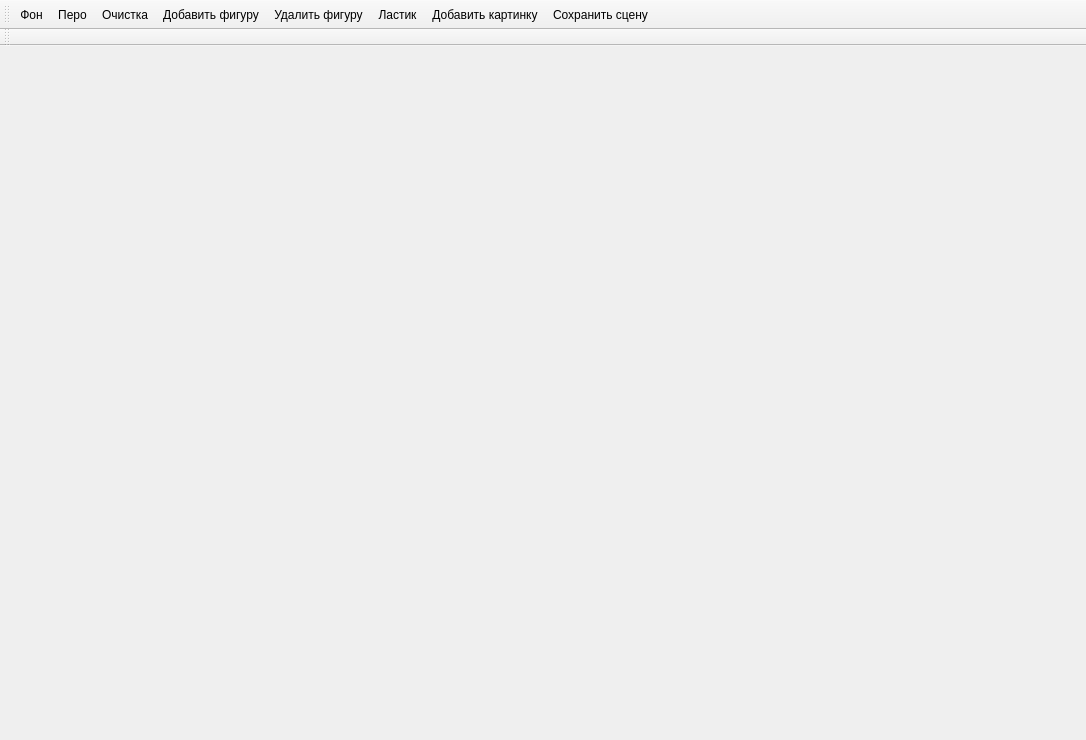
<?xml version="1.0" encoding="UTF-8"?>
<ui version="4.0">
 <class>GraphicsEditor</class>
 <widget class="QMainWindow" name="GraphicsEditor">
  <property name="geometry">
   <rect>
    <x>0</x>
    <y>0</y>
    <width>1086</width>
    <height>740</height>
   </rect>
  </property>
  <property name="windowTitle">
   <string>MainWindow</string>
  </property>
  <widget class="QWidget" name="centralwidget"/>
  <widget class="QMenuBar" name="menubar">
   <property name="geometry">
    <rect>
     <x>0</x>
     <y>0</y>
     <width>1086</width>
     <height>26</height>
    </rect>
   </property>
  </widget>
  <widget class="QToolBar" name="toolBar">
   <property name="windowTitle">
    <string>toolBar</string>
   </property>
   <attribute name="toolBarArea">
    <enum>TopToolBarArea</enum>
   </attribute>
   <attribute name="toolBarBreak">
    <bool>false</bool>
   </attribute>
   <addaction name="BackColor"/>
   <addaction name="SetPen"/>
   <addaction name="Clear"/>
   <addaction name="AddFigure"/>
   <addaction name="DeleteFigure"/>
   <addaction name="Eraser"/>
   <addaction name="ActionAddImage"/>
   <addaction name="actionSaveScene"/>
  </widget>
  <widget class="QToolBar" name="toolBar_2">
   <property name="windowTitle">
    <string>toolBar_2</string>
   </property>
   <attribute name="toolBarArea">
    <enum>TopToolBarArea</enum>
   </attribute>
   <attribute name="toolBarBreak">
    <bool>true</bool>
   </attribute>
  </widget>
  <action name="BackColor">
   <property name="text">
    <string>Фон</string>
   </property>
  </action>
  <action name="SetPen">
   <property name="text">
    <string>Перо</string>
   </property>
  </action>
  <action name="Clear">
   <property name="text">
    <string>Очистка</string>
   </property>
  </action>
  <action name="AddFigure">
   <property name="text">
    <string>Добавить фигуру</string>
   </property>
  </action>
  <action name="DeleteFigure">
   <property name="text">
    <string>Удалить фигуру</string>
   </property>
  </action>
  <action name="Eraser">
   <property name="text">
    <string>Ластик</string>
   </property>
  </action>
  <action name="ActionAddImage">
   <property name="text">
    <string>Добавить картинку</string>
   </property>
  </action>
  <action name="actionSaveScene">
   <property name="text">
    <string>Сохранить сцену</string>
   </property>
  </action>
 </widget>
 <resources/>
 <connections/>
</ui>
